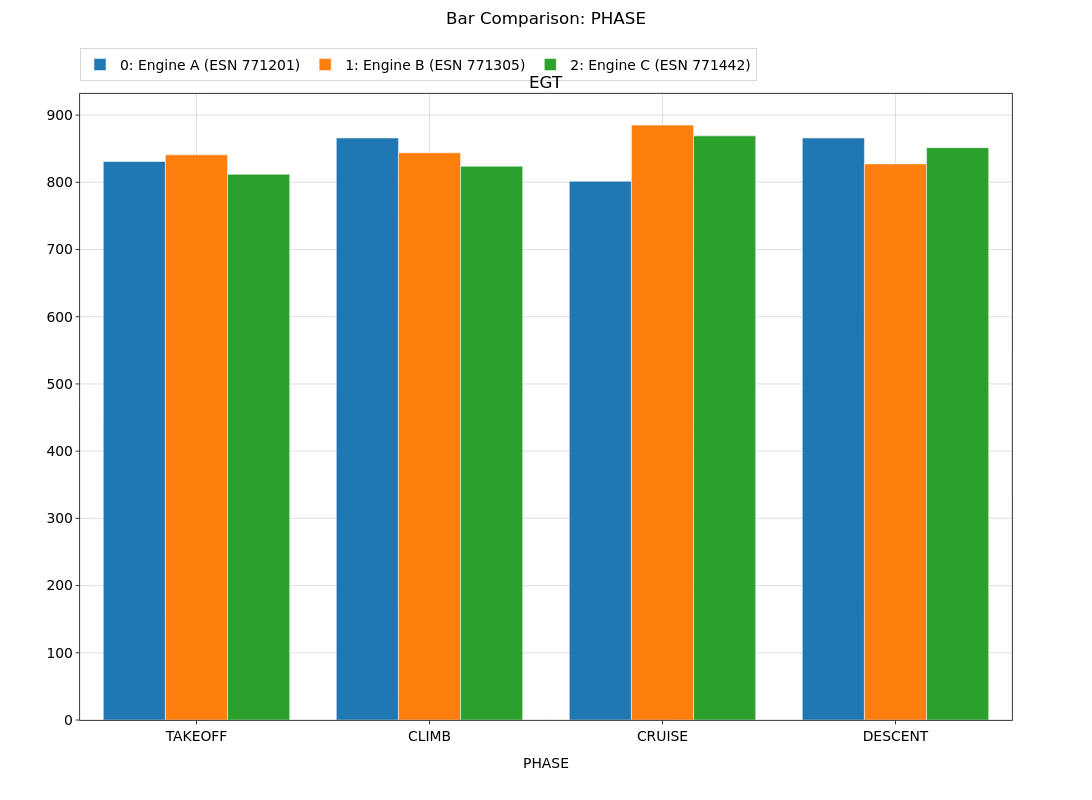

Notebook code for this chart:
### Markdown cell above
---
## 1. Basic call — one y variable

The default view is `by='vars'`: one subplot per y variable, one bar color per
dataset, grouped side-by-side within each x category.

### Code cell
nb = build()
nb.bar(x='PHASE', y='EGT')

### Figure 1 — Plotly figure (JSON) as saved in the notebook; plotly's stock layout.template omitted (floating-point values rounded to 4 significant figures)
{"data": [{"alignmentgroup": "bars", "hovertemplate": "<b>Engine A (ESN 771201)</b><br>PHASE: %{x}<br>EGT: %{y:.4g}<extra></extra>", "legendgroup": "group_0", "legendrank": 1000, "marker": {"color": "#1f77b4"}, "name": "0: Engine A (ESN 771201)", "offsetgroup": "set_0", "opacity": 1, "showlegend": true, "type": "bar", "x": ["TAKEOFF", "CLIMB", "CRUISE", "DESCENT"], "xaxis": "x", "y": [830.9, 866.0, 801.5, 865.9], "yaxis": "y"}, {"alignmentgroup": "bars", "hovertemplate": "<b>Engine B (ESN 771305)</b><br>PHASE: %{x}<br>EGT: %{y:.4g}<extra></extra>", "legendgroup": "group_1", "legendrank": 1001, "marker": {"color": "#ff7f0e"}, "name": "1: Engine B (ESN 771305)", "offsetgroup": "set_1", "opacity": 1, "showlegend": true, "type": "bar", "x": ["TAKEOFF", "CLIMB", "CRUISE", "DESCENT"], "xaxis": "x", "y": [840.9, 843.9, 885.1, 827.4], "yaxis": "y"}, {"alignmentgroup": "bars", "hovertemplate": "<b>Engine C (ESN 771442)</b><br>PHASE: %{x}<br>EGT: %{y:.4g}<extra></extra>", "legendgroup": "group_2", "legendrank": 1002, "marker": {"color": "#2ca02c"}, "name": "2: Engine C (ESN 771442)", "offsetgroup": "set_2", "opacity": 1, "showlegend": true, "type": "bar", "x": ["TAKEOFF", "CLIMB", "CRUISE", "DESCENT"], "xaxis": "x", "y": [811.9, 823.9, 869.1, 851.6], "yaxis": "y"}], "layout": {"annotations": [{"font": {"size": 16.7}, "showarrow": false, "text": "EGT", "x": 0.5, "xanchor": "center", "xref": "paper", "y": 1.0, "yanchor": "bottom", "yref": "paper"}], "barmode": "group", "height": 800, "hoverlabel": {"font": {"size": 13.9}}, "legend": {"font": {"size": 13.9}, "orientation": "h", "x": 0, "xanchor": "left", "y": 0.9397, "yanchor": "top", "yref": "container"}, "margin": {"t": 86.22}, "meta": {"uc_legend_rows": 1}, "scattermode": "group", "showlegend": true, "title": {"font": {"size": 16.7}, "text": "Bar Comparison: PHASE", "x": 0.5, "xanchor": "center", "y": 0.985, "yanchor": "top", "yref": "container"}, "width": 1200, "xaxis": {"anchor": "y", "domain": [0.0, 1.0], "tickfont": {"size": 13.9}, "title": {"font": {"size": 13.9}, "text": "PHASE"}}, "yaxis": {"anchor": "x", "domain": [0.0, 1.0], "tickfont": {"size": 13.9}, "title": {"font": {"size": 13.9}}}}}
